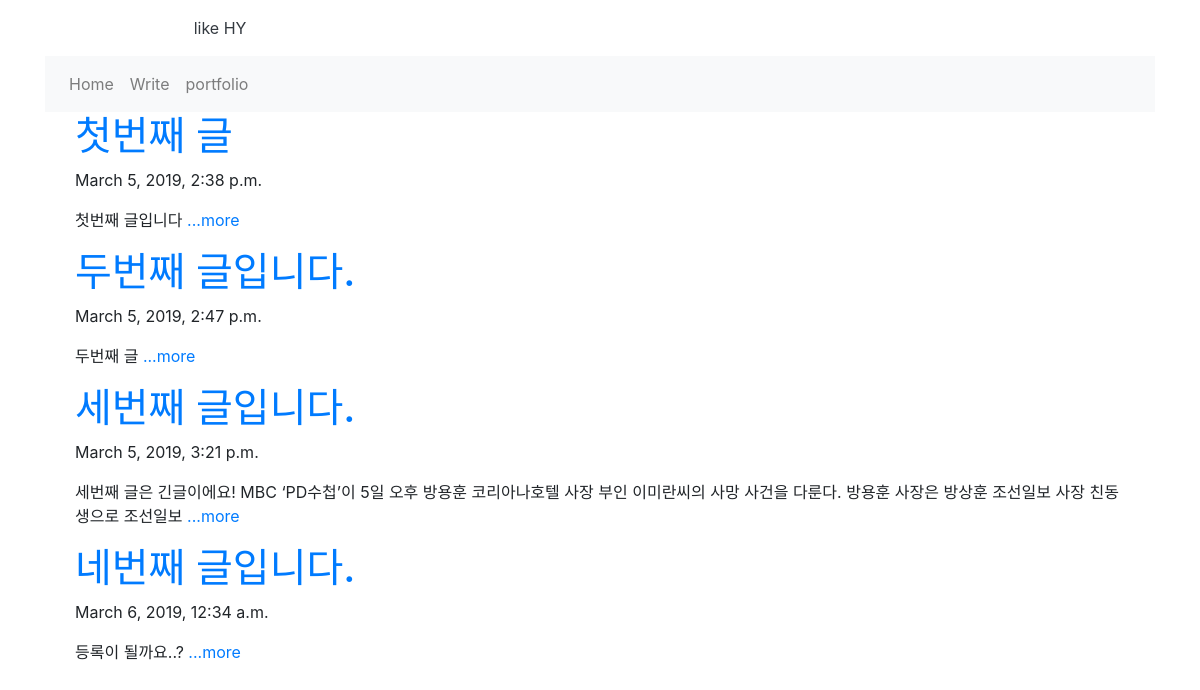
The page / on the database its author committed.
### blog/models.py (models this page shows, shortened)
class Blog(models.Model):
    title = models.CharField(max_length=200)
    pub_date = models.DateTimeField('date published')
    body = models.TextField()
    def summary(self):
        return self.body[:100]

### blog/views.py (the view)
# urls.py: 2. Add a URL to urlpatterns:  path('', views.home, name='home')
def home(request):
    blogs = Blog.objects
    return render(request, 'home.html', {'blogs': blogs})

### blog/templates/home.html
{% extends 'base.html' %}
{% block content %}
    {% for blog in blogs.all %}
    <div class="container">
            <a href="{% url 'detail' blog.id %}"><h1>{{blog.title}}</h1></a>
            <p>{{blog.pub_date}}</p>
            <p>{{blog.summary}} <a href="{% url 'detail' blog.id %}">...more</a></p>
    </div>
    {% endfor %}
{% endblock %}

### rows shown on the page
Blog: title "첫번째 글", pub_date "March 5, 2019, 2:38 p.m.", summary "첫번째 글입니다"
Blog: title "두번째 글입니다.", pub_date "March 5, 2019, 2:47 p.m.", summary "두번째 글"
Blog: title "세번째 글입니다.", pub_date "March 5, 2019, 3:21 p.m.", summary "세번째 글은 긴글이에요! MBC ‘PD수첩’이 5일 오후 방용훈 코리아나호텔 사장 부인 이미란씨의 사망 사건을 다룬다. 방용훈 사장은 방상훈 조선일보 사장 친동생으로 조선일보"
Blog: title "네번째 글입니다.", pub_date "March 6, 2019, 12:34 a.m.", summary "등록이 될까요..?"
